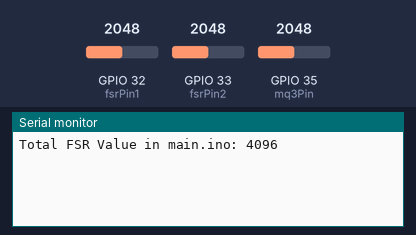
A sketch run on a simulated ESP32. On the bench: the last lines printed to the serial monitor. Inputs (shaded band) come from the test bench; at power-on: GPIO 32 (fsrPin1) = 2048, GPIO 33 (fsrPin2) = 2048, GPIO 35 (mq3Pin) = 2048.

Above: at 6.3 s.
6.4 s: GPIO 32 (fsrPin1) set to 2866
At 11.3 s:
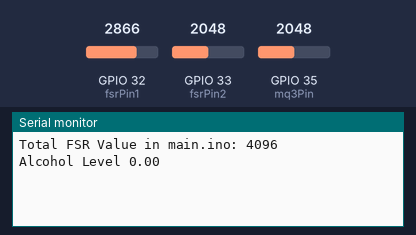
12.6 s: GPIO 33 (fsrPin2) set to 2866
At 13.0 s:
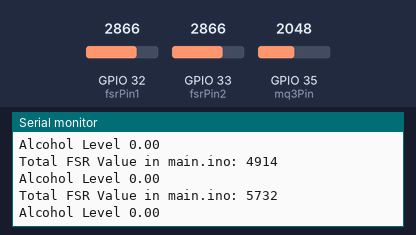
14.1 s: GPIO 35 (mq3Pin) set to 2866
At 15.4 s:
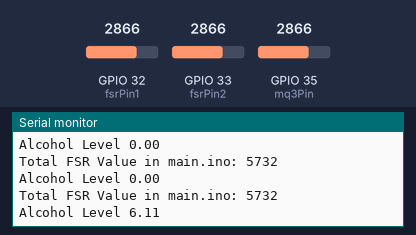
15.6 s: GPIO 32 (fsrPin1) set to 3603
At 16.6 s:
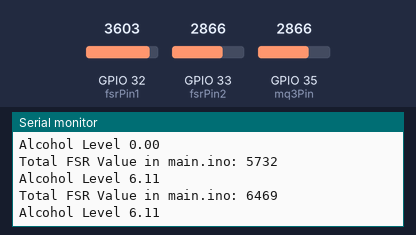
17.1 s: GPIO 33 (fsrPin2) set to 3603
At 18.4 s:
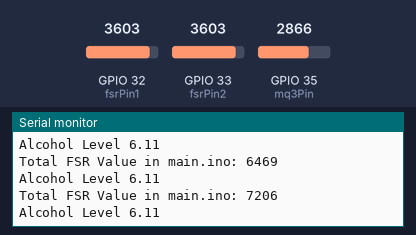
18.6 s: GPIO 35 (mq3Pin) set to 3603
At 19.8 s:
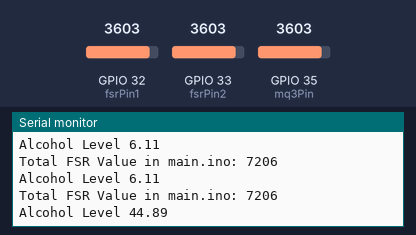
Timing chart, 0 to 21.1 s (numbered marks = the images above; inputs shaded):
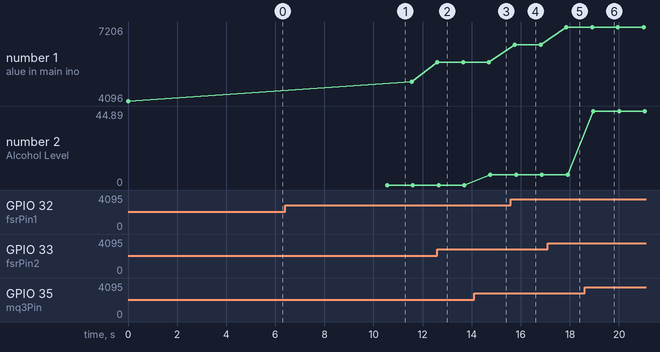

The sketch:

main.ino
```cpp
// Declare totalValue and fsrReadValue() from readForceValue.ino
extern int totalValue;
extern void fsrReadValue();

extern float BAC,ppm;
extern void readAlcoholValue();

void setup() {
    Serial.begin(115200);
}

void loop() {
    // Call fsrReadValue() to update totalValue
    fsrReadValue();
    // Print totalValue in main.ino
    Serial.print("Total FSR Value in main.ino: ");
    Serial.println(totalValue);

    // call readAlcoholValue() function for getting the alcohol level
    readAlcoholValue();
    Serial.print("Alcohol Level ");
    Serial.println(BAC);
    Serial.println();

    delay(1000);  // Wait for 1 second
}
```

readAlcoholValue.ino
```cpp
int const mq3Pin = 35;        // pin for reading value of alcohol from MQ3 sensor
int measureAlcoholValue = 0;  // variable to store alcohol value
float initialAlcoholValue = 0;
float finalAlcoholValue = 0;

//Values required for Conversion
const float R_load = 100.0;  // 100-ohm load resistor used in circuit
float R0 = 10000.0;          // Assume R0 is pre-calibrated in clean air
const float m = -0.45;       // Slope from the datasheet for ethanol
const float b = 0.9;         // Intercept from the datasheet for ethanol
float BAC = 0;
int j = 1;

void readAlcoholValue() {
  if ( j == 1) {
    // put your setup code here, to run once:
    pinMode(mq3Pin, INPUT);
    Serial.begin(115200);
    delay(5000);
    for (int i = 1; i <= 10; i++) {
      initialAlcoholValue = initialAlcoholValue + analogRead(mq3Pin);
      delay(500);
    }
    initialAlcoholValue = initialAlcoholValue / 10;
    delay(500);
    j++;
  }
  //Setup Ends

  measureAlcoholValue = analogRead(mq3Pin);

  // Serial.print("Average Value: ");
  // Serial.println(initialAlcoholValue);

  // Serial.print("ALcohol Value: ");
  // Serial.println(measureAlcoholValue);

  if (measureAlcoholValue < initialAlcoholValue) {
    finalAlcoholValue = 0;
  } else {
    finalAlcoholValue = measureAlcoholValue - initialAlcoholValue;
  }
  // Serial.print("Final Value: ");
  // Serial.println(finalAlcoholValue);

  //changing raw values to ppm and BAC
  float voltage = (finalAlcoholValue / 4095) * 3.3;
  //to calculate ppm voltage is required
  // 5: 5v power provided, 4095 max output in 12 bit resolution
  float Rs = ((3.3 - voltage) / voltage) * R_load;  // Rs using 5V power supply
  float ratio = Rs / R0;                            // Ratio of Rs to R0

  // Calculate PPM (ethanol concentration)
  float ppm = pow(10, ((log10(ratio) - b) / m));
  // Serial.print("Parts per Million: ");
  // Serial.println(ppm);
  //Conversion in BAC
  BAC = ppm * 0.000048;
  // Serial.print("Blood ALcohol COncentration: ");
  // Serial.println(BAC);
  // Serial.println();

  delay(50);
}
```

readFSRValue.ino
```cpp
int const fsrPin1 = 32;  // pin for getting reading from Force Sensitive Resistor 1
int const fsrPin2 = 33;  // pin for getting reading from Force Sensitive Resistor 2
int totalValue = 0;

int fsrValue1 = 0;  // variable to store FSR sensor 1
int fsrValue2 = 0;  //variable to store FSR sensor 2
int k = 1;
// Function to read the Force Sensitive Resistor value
void fsrReadValue() {
  //Setup Parts
  if (k == 1) {
    pinMode(fsrPin1, INPUT);
    pinMode(fsrPin2, INPUT);
    k++;
  }

  // Read the values
  fsrValue1 = analogRead(fsrPin1);
  fsrValue2 = analogRead(fsrPin2);
  // Print the values
  // Serial.print("FSR Value1: ");
  // Serial.println(fsrValue1);
  // Serial.print("FSR Value2: ");
  // Serial.println(fsrValue2);
  totalValue = fsrValue1 + fsrValue2;
  // Serial.println();

  // if (totalValue>3000){
  //   Serial.println("Helmet Worn ");
  // }else{
  //   Serial.println("Helmet Not Worn ");
  // }
}
```

Measured:
- after the input at 12.6 s, the serial monitor: prints a new line at once (image 2)
- after the input at 14.1 s, the serial monitor: prints a new line after 0.65 s (image 3)
- after the input at 15.6 s, the serial monitor: prints a new line after 0.15 s (image 4)
- after the input at 17.1 s, the serial monitor: prints a new line after 0.76 s (image 5)
- after the input at 18.6 s, the serial monitor: prints a new line after 0.36 s (image 6)
- plotted number 1: 4096 → 4914 after the input at 6.4 s, 4914 → 5732 after the input at 12.6 s, 5732 → 6469 after the input at 15.6 s, 6469 → 7206 after the input at 17.1 s
- plotted number 2: 0 → 6.11 after the input at 14.1 s, 6.11 → 44.89 after the input at 18.6 s
